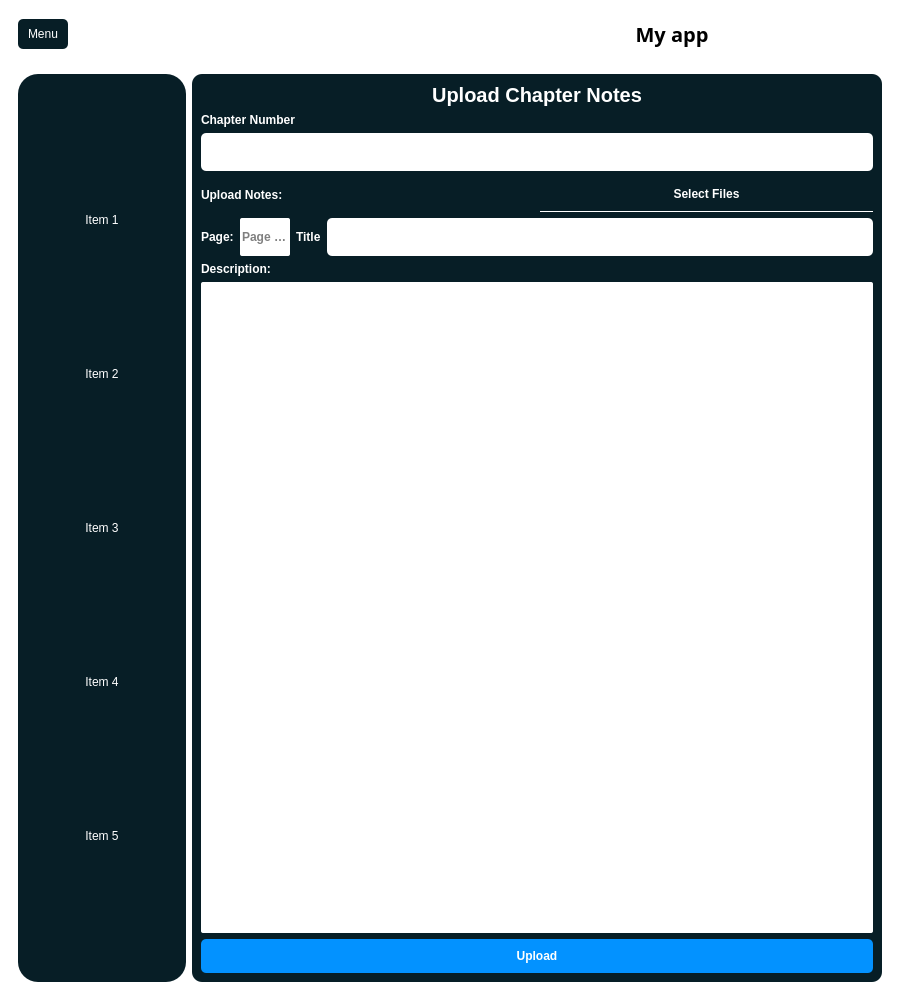
<?xml version="1.0" encoding="UTF-8"?>
<ui version="4.0">
 <class>MainWindow</class>
 <widget class="QMainWindow" name="MainWindow">
  <property name="geometry">
   <rect>
    <x>0</x>
    <y>0</y>
    <width>900</width>
    <height>1000</height>
   </rect>
  </property>
  <property name="maximumSize">
   <size>
    <width>900</width>
    <height>1200</height>
   </size>
  </property>
  <property name="windowTitle">
   <string>MainWindow</string>
  </property>
  <property name="styleSheet">
   <string notr="true"/>
  </property>
  <widget class="QWidget" name="centralwidget">
   <property name="styleSheet">
    <string notr="true">* {
  border: none;
  background-color: transparent;
  color: #FFF; /* Specify a default color */
}

#centralwidget {
  background-color: white;

}

#side_menu {
  background-color: #071e26;
  border-radius: 20px;
}

QPushButton {
  padding: 10px;
  background-color: #071e26;
  border-radius: 5px;
}

#main_body {
  background-color: #071e26;
  border-radius: 10px;
}

</string>
   </property>
   <layout class="QVBoxLayout" name="verticalLayout_2">
    <item>
     <layout class="QVBoxLayout" name="verticalLayout">
      <item>
       <widget class="QFrame" name="header">
        <property name="minimumSize">
         <size>
          <width>0</width>
          <height>50</height>
         </size>
        </property>
        <property name="frameShape">
         <enum>QFrame::StyledPanel</enum>
        </property>
        <property name="frameShadow">
         <enum>QFrame::Raised</enum>
        </property>
        <layout class="QHBoxLayout" name="horizontalLayout_2">
         <property name="leftMargin">
          <number>0</number>
         </property>
         <property name="topMargin">
          <number>0</number>
         </property>
         <property name="rightMargin">
          <number>0</number>
         </property>
         <property name="bottomMargin">
          <number>0</number>
         </property>
         <item alignment="Qt::AlignLeft">
          <widget class="QFrame" name="frame">
           <property name="frameShape">
            <enum>QFrame::StyledPanel</enum>
           </property>
           <property name="frameShadow">
            <enum>QFrame::Raised</enum>
           </property>
           <layout class="QHBoxLayout" name="horizontalLayout_3">
            <item>
             <widget class="QPushButton" name="pushButton">
              <property name="minimumSize">
               <size>
                <width>0</width>
                <height>30</height>
               </size>
              </property>
              <property name="maximumSize">
               <size>
                <width>100</width>
                <height>30</height>
               </size>
              </property>
              <property name="text">
               <string>Menu</string>
              </property>
              <property name="icon">
               <iconset resource="icons.qrc">
                <normaloff>:/icons/icons_folder/align-justify.svg</normaloff>:/icons/icons_folder/align-justify.svg</iconset>
              </property>
              <property name="iconSize">
               <size>
                <width>24</width>
                <height>24</height>
               </size>
              </property>
             </widget>
            </item>
           </layout>
          </widget>
         </item>
         <item>
          <widget class="QFrame" name="frame_3">
           <property name="frameShape">
            <enum>QFrame::StyledPanel</enum>
           </property>
           <property name="frameShadow">
            <enum>QFrame::Raised</enum>
           </property>
           <layout class="QVBoxLayout" name="verticalLayout_4">
            <item>
             <widget class="QLabel" name="label">
              <property name="font">
               <font>
                <family>Arial Black</family>
                <pointsize>15</pointsize>
                <weight>75</weight>
                <italic>false</italic>
                <bold>true</bold>
                <strikeout>false</strikeout>
               </font>
              </property>
              <property name="styleSheet">
               <string notr="true">color: black;</string>
              </property>
              <property name="text">
               <string>My app</string>
              </property>
              <property name="alignment">
               <set>Qt::AlignCenter</set>
              </property>
             </widget>
            </item>
           </layout>
          </widget>
         </item>
        </layout>
       </widget>
      </item>
      <item>
       <widget class="QFrame" name="frame_2">
        <property name="sizePolicy">
         <sizepolicy hsizetype="Preferred" vsizetype="Expanding">
          <horstretch>0</horstretch>
          <verstretch>0</verstretch>
         </sizepolicy>
        </property>
        <property name="frameShape">
         <enum>QFrame::StyledPanel</enum>
        </property>
        <property name="frameShadow">
         <enum>QFrame::Raised</enum>
        </property>
        <layout class="QHBoxLayout" name="horizontalLayout">
         <item>
          <widget class="QWidget" name="side_menu" native="true">
           <property name="maximumSize">
            <size>
             <width>1677212</width>
             <height>16777215</height>
            </size>
           </property>
           <property name="styleSheet">
            <string notr="true"/>
           </property>
           <layout class="QHBoxLayout" name="horizontalLayout_8">
            <item>
             <widget class="QFrame" name="frame_4">
              <property name="minimumSize">
               <size>
                <width>150</width>
                <height>0</height>
               </size>
              </property>
              <property name="maximumSize">
               <size>
                <width>150</width>
                <height>16777215</height>
               </size>
              </property>
              <property name="frameShape">
               <enum>QFrame::StyledPanel</enum>
              </property>
              <property name="frameShadow">
               <enum>QFrame::Raised</enum>
              </property>
              <layout class="QVBoxLayout" name="verticalLayout_3">
               <property name="spacing">
                <number>0</number>
               </property>
               <property name="leftMargin">
                <number>0</number>
               </property>
               <property name="topMargin">
                <number>0</number>
               </property>
               <property name="rightMargin">
                <number>0</number>
               </property>
               <property name="bottomMargin">
                <number>0</number>
               </property>
               <item>
                <widget class="QPushButton" name="pushButton_2">
                 <property name="styleSheet">
                  <string notr="true"/>
                 </property>
                 <property name="text">
                  <string>Item 1</string>
                 </property>
                 <property name="icon">
                  <iconset resource="icons.qrc">
                   <normaloff>:/icons/icons_folder/airplay.svg</normaloff>:/icons/icons_folder/airplay.svg</iconset>
                 </property>
                </widget>
               </item>
               <item>
                <widget class="QPushButton" name="pushButton_3">
                 <property name="text">
                  <string>Item 2</string>
                 </property>
                 <property name="icon">
                  <iconset>
                   <normaloff>:/icons/New folder/award.svg</normaloff>:/icons/New folder/award.svg</iconset>
                 </property>
                </widget>
               </item>
               <item>
                <widget class="QPushButton" name="pushButton_4">
                 <property name="text">
                  <string>Item 3</string>
                 </property>
                 <property name="icon">
                  <iconset>
                   <normaloff>:/icons/New folder/coffee.svg</normaloff>:/icons/New folder/coffee.svg</iconset>
                 </property>
                </widget>
               </item>
               <item>
                <widget class="QPushButton" name="pushButton_5">
                 <property name="text">
                  <string>Item 4</string>
                 </property>
                 <property name="icon">
                  <iconset>
                   <normaloff>:/icons/New folder/music.svg</normaloff>:/icons/New folder/music.svg</iconset>
                 </property>
                </widget>
               </item>
               <item>
                <widget class="QPushButton" name="pushButton_6">
                 <property name="text">
                  <string>Item 5</string>
                 </property>
                 <property name="icon">
                  <iconset>
                   <normaloff>:/icons/New folder/wifi.svg</normaloff>:/icons/New folder/wifi.svg</iconset>
                 </property>
                </widget>
               </item>
              </layout>
             </widget>
            </item>
           </layout>
          </widget>
         </item>
         <item>
          <widget class="QFrame" name="main_body">
           <property name="sizePolicy">
            <sizepolicy hsizetype="Expanding" vsizetype="Preferred">
             <horstretch>0</horstretch>
             <verstretch>0</verstretch>
            </sizepolicy>
           </property>
           <property name="maximumSize">
            <size>
             <width>16777215</width>
             <height>16777215</height>
            </size>
           </property>
           <property name="frameShape">
            <enum>QFrame::StyledPanel</enum>
           </property>
           <property name="frameShadow">
            <enum>QFrame::Raised</enum>
           </property>
           <layout class="QGridLayout" name="gridLayout">
            <item row="2" column="0">
             <layout class="QHBoxLayout" name="horizontalLayout_4">
              <item>
               <widget class="QLabel" name="label_4">
                <property name="styleSheet">
                 <string notr="true">font: 8pt &quot;Nirmala UI&quot;;
font-weight:500;</string>
                </property>
                <property name="text">
                 <string>Upload Notes:</string>
                </property>
               </widget>
              </item>
              <item>
               <widget class="QPushButton" name="select_button">
                <property name="styleSheet">
                 <string notr="true">font: 8pt &quot;Nirmala UI&quot;;
font-weight:500;
border-bottom:1px solid white;
border-radius:none;</string>
                </property>
                <property name="text">
                 <string>Select Files</string>
                </property>
               </widget>
              </item>
             </layout>
            </item>
            <item row="3" column="0">
             <layout class="QHBoxLayout" name="horizontalLayout_7">
              <item>
               <layout class="QHBoxLayout" name="horizontalLayout_5">
                <item alignment="Qt::AlignLeft">
                 <widget class="QLabel" name="label_5">
                  <property name="styleSheet">
                   <string notr="true">font: 8pt &quot;Nirmala UI&quot;;
font-weight:500;</string>
                  </property>
                  <property name="text">
                   <string>Page:</string>
                  </property>
                 </widget>
                </item>
                <item alignment="Qt::AlignLeft">
                 <widget class="QLineEdit" name="page_form">
                  <property name="minimumSize">
                   <size>
                    <width>0</width>
                    <height>38</height>
                   </size>
                  </property>
                  <property name="maximumSize">
                   <size>
                    <width>50</width>
                    <height>16777215</height>
                   </size>
                  </property>
                  <property name="styleSheet">
                   <string notr="true">background-color: rgb(255, 255, 255);
color:black;
border-radius:2px;
font: 8pt &quot;Nirmala UI&quot;;
font-weight:500;</string>
                  </property>
                  <property name="placeholderText">
                   <string>Page No</string>
                  </property>
                 </widget>
                </item>
               </layout>
              </item>
              <item>
               <layout class="QHBoxLayout" name="horizontalLayout_6">
                <item>
                 <widget class="QLabel" name="label_6">
                  <property name="styleSheet">
                   <string notr="true">font: 8pt &quot;Nirmala UI&quot;;
font-weight:500;</string>
                  </property>
                  <property name="text">
                   <string>Title</string>
                  </property>
                 </widget>
                </item>
                <item>
                 <widget class="QLineEdit" name="title_form">
                  <property name="minimumSize">
                   <size>
                    <width>0</width>
                    <height>38</height>
                   </size>
                  </property>
                  <property name="styleSheet">
                   <string notr="true">background-color: rgb(255, 255, 255);
color:black;
font: 8pt &quot;Nirmala UI&quot;;
font-weight:400;
border-radius:5px;
font-weight:500;</string>
                  </property>
                 </widget>
                </item>
               </layout>
              </item>
             </layout>
            </item>
            <item row="4" column="0">
             <layout class="QVBoxLayout" name="verticalLayout_6">
              <item>
               <widget class="QLabel" name="label_7">
                <property name="styleSheet">
                 <string notr="true">font: 8pt &quot;Nirmala UI&quot;;
font-weight:500;</string>
                </property>
                <property name="text">
                 <string>Description:</string>
                </property>
               </widget>
              </item>
              <item>
               <widget class="QTextEdit" name="Description_form">
                <property name="styleSheet">
                 <string notr="true">background-color: rgb(255, 255, 255);
color:black;
border-radius:2px;
font: 8pt &quot;Nirmala UI&quot;;
font-size:20px;
font-weight:500;</string>
                </property>
               </widget>
              </item>
             </layout>
            </item>
            <item row="0" column="0">
             <widget class="QLabel" name="label_2">
              <property name="styleSheet">
               <string notr="true">font: 8pt &quot;Nirmala UI&quot;;
font-size:20px;
font-weight:700;</string>
              </property>
              <property name="text">
               <string>Upload Chapter Notes</string>
              </property>
              <property name="alignment">
               <set>Qt::AlignCenter</set>
              </property>
             </widget>
            </item>
            <item row="5" column="0">
             <widget class="QPushButton" name="upload_button">
              <property name="styleSheet">
               <string notr="true">background-color: rgb(3, 146, 255);
font: 8pt &quot;Nirmala UI&quot;;
font-weight:600;</string>
              </property>
              <property name="text">
               <string>Upload</string>
              </property>
             </widget>
            </item>
            <item row="1" column="0">
             <layout class="QVBoxLayout" name="verticalLayout_5">
              <item>
               <widget class="QLabel" name="label_3">
                <property name="styleSheet">
                 <string notr="true">font: 8pt &quot;Nirmala UI&quot;;
font-weight:600;</string>
                </property>
                <property name="text">
                 <string>Chapter Number</string>
                </property>
               </widget>
              </item>
              <item>
               <widget class="QLineEdit" name="Chapter_form">
                <property name="minimumSize">
                 <size>
                  <width>0</width>
                  <height>38</height>
                 </size>
                </property>
                <property name="styleSheet">
                 <string notr="true">background-color: rgb(255, 255, 255);
color: rgb(0, 0, 0);
font: 8pt &quot;Nirmala UI&quot;;
border-radius:5px;
font-weight:500;</string>
                </property>
                <property name="placeholderText">
                 <string/>
                </property>
               </widget>
              </item>
             </layout>
            </item>
           </layout>
          </widget>
         </item>
        </layout>
        <zorder>main_body</zorder>
        <zorder>side_menu</zorder>
       </widget>
      </item>
     </layout>
    </item>
   </layout>
  </widget>
 </widget>
 <resources>
  <include location="icons.qrc"/>
 </resources>
 <connections/>
</ui>
